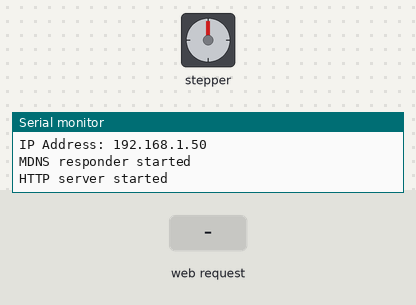
A sketch run on a simulated ESP8266 (NodeMCU). On the bench: stepper motor, the last lines printed to the serial monitor. Wiring (inferred from the names in the program): stepper motor driver (200 steps per turn assumed): step GPIO 0; direction GPIO 2; enable GPIO 4. The inputs (shaded band) are chosen by the test bench. WiFi joins after 1.5 s; servers stay silent unless stated.

Above: at 11.2 s.
11.3 s: HTTP request GET /update?direction=120&steps=120 received
At 11.75 s:
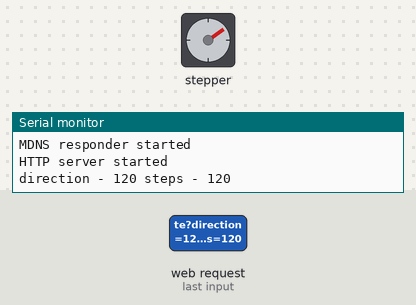
At 13.7 s:
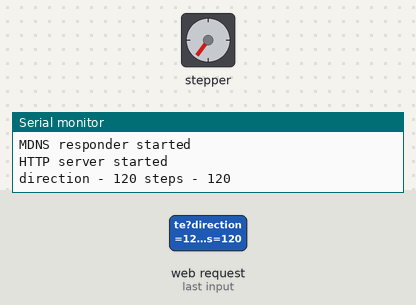
14.0 s: HTTP request GET /update?direction=120&steps=120 received
At 16.0 s:
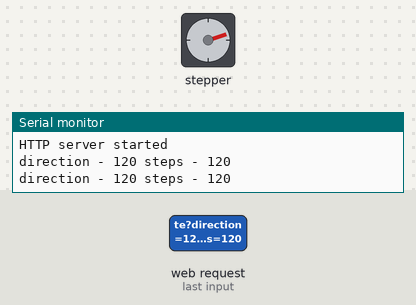
Timing chart, 0 to 17.5 s (numbered marks = the images above; inputs shaded):
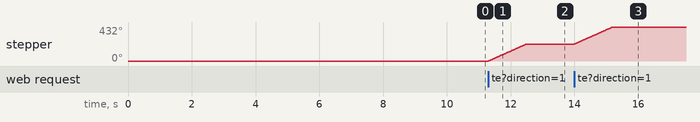

The sketch:

Roll_A4988_Nema17.ino
```cpp
/************************************************
                      step motor
*************************************************/
int step = 0; //GPIO0---D3 of Nodemcu--Step of stepper motor driver
int dir  = 2; //GPIO2---D4 of Nodemcu--Direction of stepper motor driver
int enable = 4;//GPIO2---D2 enable pin
int maxSteps = 600;
int minSteps = 1;
int delaySteps = 5;//2 is max speed, 3 is not enough when it's windy
bool rotating = false;

void initializeDriver(){
  pinMode(enable, OUTPUT);
  pinMode(step, OUTPUT); //Step pin as output
  pinMode(dir,  OUTPUT); //Direcction pin as output
  digitalWrite(step, LOW); // Currently no stepper motor movement
  digitalWrite(dir, LOW);
  disableDriver();
}
void go(int steps, int inputDirection){
    if(steps > maxSteps) steps = maxSteps;
    if(steps < minSteps) steps = minSteps;

    digitalWrite(dir, inputDirection);//set direction
    enableDriver();//to prevent both motor and driver from overheat disable it after done
    rotating = true;
    for(int i = 0; i < steps; i++){
      digitalWrite(step, HIGH);
      delay(delaySteps);
      digitalWrite(step, LOW);
      delay(delaySteps);
    }
    disableDriver();
    rotating = false;
}
void enableDriver(){
  digitalWrite(enable, LOW);
}
void disableDriver(){
  digitalWrite(enable, HIGH);
}
/******************************************
              web server
 ******************************************/
#include <ESP8266WiFi.h>
#include <WiFiClient.h>
#include <ESP8266WebServer.h>
#include <ESP8266mDNS.h>

const char* ssid = "TakieDela";
const char* password = "";
IPAddress ip (192,168,0,177);
IPAddress dns (8, 8, 8, 8);
IPAddress gateway (192, 168, 0, 1);
IPAddress mask (255, 255, 255, 0);

ESP8266WebServer server(80);

String ind = "<!DOCTYPE html><html><head><meta http-equiv=\"Content-Type\" content=\"text/html; charset=windows-1252\"><title>ESP Web Server</title><meta name=\"viewport\" content=\"width=device-width,initial-scale=1\"><style>html{font-family:Arial;display:inline-block;text-align:center}h2{font-size:2.6rem}body{max-width:600px;margin:0 auto;padding-bottom:10px}button{border-radius:50%;width:70px;height:70px;background-color:#fff}.steps{width:100px;font-size:50px;margin-left:20px;text-align:right}</style></head><body><h2>Automated window</h2><p>Steps<input type=\"number\" value=\"50\" min=\"1\" max=\"600\" class=\"steps\" onkeypress=\"return event.charCode &gt;= 48 &amp;&amp; event.charCode &lt;= 57\"></p><div><button onclick=\"rotate(0)\">Open</button> <button onclick=\"rotate(1)\">Close</button></div><button onclick=\"hold()\">Hold</button><script>function rotate(t){var e=new XMLHttpRequest;e.open(\"GET\",\"/update?direction=\"+t+\"&steps=\"+document.getElementsByClassName(\"steps\")[0].value,!1),e.send()}function hold(){var t=new XMLHttpRequest;t.open(\"GET\",\"/hold\",!1),t.send()}</script></body></html>";

void connectWifi(){
  int status = WL_IDLE_STATUS;
  WiFi.config(ip, gateway, mask, dns, dns);
  // attempt to connect to Wifi network:
  WiFi.begin(ssid, password);
  while (WiFi.status() != WL_CONNECTED) {
    Serial.print("Attempting to connect to SSID: ");
    Serial.println(ssid);
    // Connect to WPA/WPA2 network. Change this line if using open or WEP network:
    WiFi.begin(ssid, password);
    // wait 10 seconds for connection:
    delay(10000);
  }

  // print your WiFi shield's IP address:
  Serial.print("IP Address: ");
  Serial.println(WiFi.localIP());

  if (MDNS.begin("esp8266")) {
    Serial.println("MDNS responder started");
  }
}
void setUpServer(){
  server.on("/",  [] (){
    server.send(200, "text/html",ind );
  });

  server.on("/hold", [] (){
    enableDriver();
    server.send(200, "text/plain", "OK");
  });

  server.on("/update", handleUpdate);

  server.begin();
  Serial.println("HTTP server started");
}

void handleUpdate() {
  if (server.arg("direction") != "") {
      String inputDirection = server.arg("direction");
      String inputSteps = server.arg("steps");
      Serial.println("direction - " + inputDirection + " steps - " + inputSteps);
      int count = inputSteps.toInt();
      go(count, inputDirection.toInt());
    }
    server.send(200, "text/plain", "OK");
}


void setup(void) {
  Serial.begin(115200);
  initializeDriver();
  connectWifi();
  setUpServer();
}

void loop(void) {
  if(WiFi.status() != WL_CONNECTED)
    connectWifi();
  server.handleClient();
  MDNS.update();
}
```

Measured:
- after the input at 11.3 s, stepper: turns 216° clockwise in 1.2 s, starting at once
- after the input at 14.0 s, stepper: turns 216° clockwise in 1.2 s, starting at once
